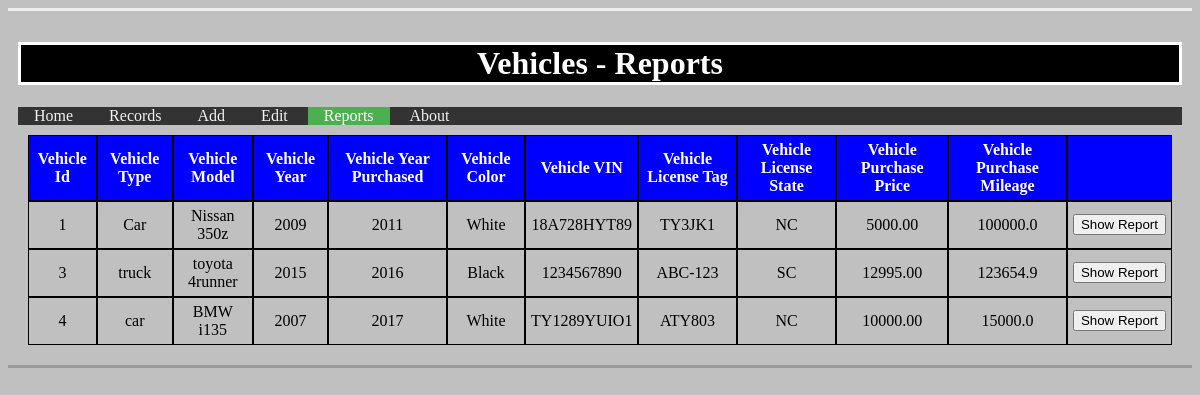
The app's page /reports.php with its own data.
### tables this page shows
CREATE TABLE IF NOT EXISTS `vehicles` (
  `vehicle_id` int(12) NOT NULL AUTO_INCREMENT,
  `vehicle_type` varchar(100) NOT NULL,
  `vehicle_model` varchar(100) NOT NULL,
  `vehicle_year` int(4) NOT NULL,
  `vehicle_year_purchased` int(4) NOT NULL,
  `vehicle_color` varchar(50) NOT NULL,
  `vehicle_VIN` varchar(30) NOT NULL,
  `vehicle_license_tag` varchar(100) NOT NULL,
  `vehicle_license_state` varchar(50) NOT NULL,
  `vehicle_purchase_price` decimal(10,2) NOT NULL,
  `vehicle_purchase_mileage` decimal(10,1) NOT NULL,
  PRIMARY KEY (`vehicle_id`)
);

### reports.php (the view, shortened to what this page needs)
<?php
	require ('config.php');
	$query = 'SELECT * FROM vehicles' ;
	$statement = $db->prepare ($query);
	$statement->execute();
	$vehicles = $statement->fetchAll();
?>
<!DOCTYPE html>
<html>
<head>
<link href = "projectlab2Styles.css" rel = "stylesheet" type = "text/css" />
</head>
<body>
<main>
<h1>Vehicles - Reports</h1>
<ul>
	<li><a href="index.php">Home</a></li>
	<li><a href="projectlab2.php">Records</a></li>
	<li><a href="projectlab3.php">Add</a></li>
	<li><a  href="projectlab4.php">Edit</a></li>
	<li><a class="active" href="reports.php">Reports</a></li>
	<li><a href="about.php">About</a></li>
</ul>
	<center>
      <table cellspacing=0 cellpadding=5 border=0>
    	<tr>
		<th> Vehicle Id  </th>
		<th> Vehicle Type  </th>
		<th> Vehicle Model </th>
		<th> Vehicle Year </th>
		<th> Vehicle Year Purchased </th>
		<th> Vehicle Color </th>
		<th> Vehicle VIN </th>
		<th> Vehicle License Tag </th>
		<th> Vehicle License State </th>
		<th> Vehicle Purchase Price </th>
		<th> Vehicle Purchase Mileage </th>
		<th> </th>
	</tr>
	<?php foreach($vehicles as $vehicle) : ?>
	<tr>
	        <td><?php echo $vehicle['vehicle_id']; ?></td>
	        <td><?php echo $vehicle['vehicle_type']; ?></td>
	        <td><?php echo $vehicle['vehicle_model']; ?></td>
	        <td><?php echo $vehicle['vehicle_year']; ?></td>
	        <td><?php echo $vehicle['vehicle_year_purchased']; ?></td>
	        <td><?php echo $vehicle['vehicle_color']; ?></td>
	        <td><?php echo $vehicle['vehicle_VIN']; ?></td>
	        <td><?php echo $vehicle['vehicle_license_tag']; ?></td>
	        <td><?php echo $vehicle['vehicle_license_state']; ?></td>
	        <td><?php echo $vehicle['vehicle_purchase_price']; ?></td>
	        <td><?php echo $vehicle['vehicle_purchase_mileage']; ?></td>
		<td>
		<form action = "show_report.php" method="post" id="show_report">
		<input type="submit" value="Show Report">
		</form>
		</td>
	</tr>
	<?php endforeach; ?>
      </table>
	</center>
</main>
</body>
</html>

### projectlab2Styles.css (style rules this page uses)
body { background-color: silver; }
main { border-top: outset; border-bottom: outset; padding: 10px; }
table { padding: 10px; text-align: center; }
th, td { border: solid 1px black; padding: 5px; }
th { background-color: blue; color: white; }
h1 { text-align: center; background-color: black; border: solid; color: white; }
ul { list-style-type:none; margin: 0; padding: 0; background-color: #333; overflow: hidden; }
li { display: inline; }
li a { color: #f2f2f2; text-align: center; padding: 14px 16px; text-decoration: none; font-size 17px; }
li a.active { background-color: #4CAF50; color: white; }

### records on screen
vehicles: vehicle_id "1", vehicle_type "Car", vehicle_model "Nissan 350z", vehicle_year "2009", vehicle_year_purchased "2011", vehicle_color "White", vehicle_VIN "18A728HYT89", vehicle_license_tag "TY3JK1", vehicle_license_state "NC", vehicle_purchase_price "5000.00", vehicle_purchase_mileage "100000.0"
vehicles: vehicle_id "3", vehicle_type "truck", vehicle_model "toyota 4runner", vehicle_year "2015", vehicle_year_purchased "2016", vehicle_color "Black", vehicle_VIN "1234567890", vehicle_license_tag "ABC-123", vehicle_license_state "SC", vehicle_purchase_price "12995.00", vehicle_purchase_mileage "123654.9"
vehicles: vehicle_id "4", vehicle_type "car", vehicle_model "BMW i135", vehicle_year "2007", vehicle_year_purchased "2017", vehicle_color "White", vehicle_VIN "TY1289YUIO1", vehicle_license_tag "ATY803", vehicle_license_state "NC", vehicle_purchase_price "10000.00", vehicle_purchase_mileage "15000.0"
